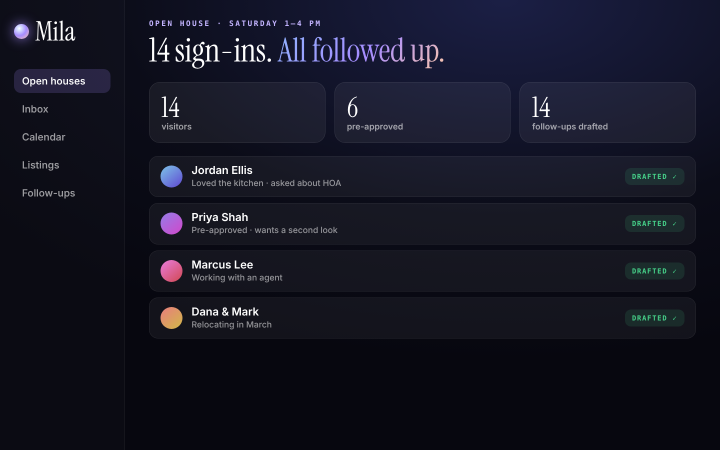
#> input picture mila-weekend/ui/screen_oh.png, 1440 x 900 px, given in place of kitchen-setup.png, which was not available (shown at 1/2 size)
$ python compose.py
#> lines starting #> are read from the running program, lines starting #| are printed output that depends on the picture; after the words box and inside, x2 and y2 are one past the last pixel; in counts of white or black regions, pixels touching at a corner belong together; pictures that were not available may be replaced by others from this repository, and a replacement may not be noted
"""Clean, graded photos for the TikTok: Mila UI replaces each laptop screen (perspective-matched), a depth-of-field blur
softens the foreground (business cards, flyers, printout addresses), then one warm premium grade. Works on up/ (EDSR x2)."""
import cv2, numpy as np
from PIL import Image
S = 2                                                         # up/ is 2x the original coordinates
SCREENS = {'kitchen-setup': ('oh', [(124, 594), (381, 568), (456, 751), (170, 860)]),
           'dining-setup': ('oh', [(351, 651), (548, 680), (498, 823), (291, 777)]),
           'listing-laptop': ('sh', [(330, 726), (686, 730), (682, 951), (316, 953)])}
DOF = {'kitchen-setup': (812, 940), 'dining-setup': (848, 905), 'listing-laptop': (975, 1035), 'living-room': None}   # foreground y0 -> y1 (full blur)
SPOTS = {'kitchen-setup': [(600, 728, 748, 805)], 'listing-laptop': [(134, 632, 244, 670), (84, 886, 270, 940)]}            # extra soft defocus patches
def screen(img, ui_name, quad, fern=False):
#> called with ui_name = 'oh', fern = True
    ui = cv2.imread(f'ui/screen_{ui_name}.png')[:, :, ::-1].astype(np.float32)
    q = np.float32(quad) * S; w = int(max(np.linalg.norm(q[1] - q[0]), np.linalg.norm(q[2] - q[3]))) * 2
    ui = cv2.resize(ui, (w, int(w * 900 / 1440)), interpolation=cv2.INTER_AREA)
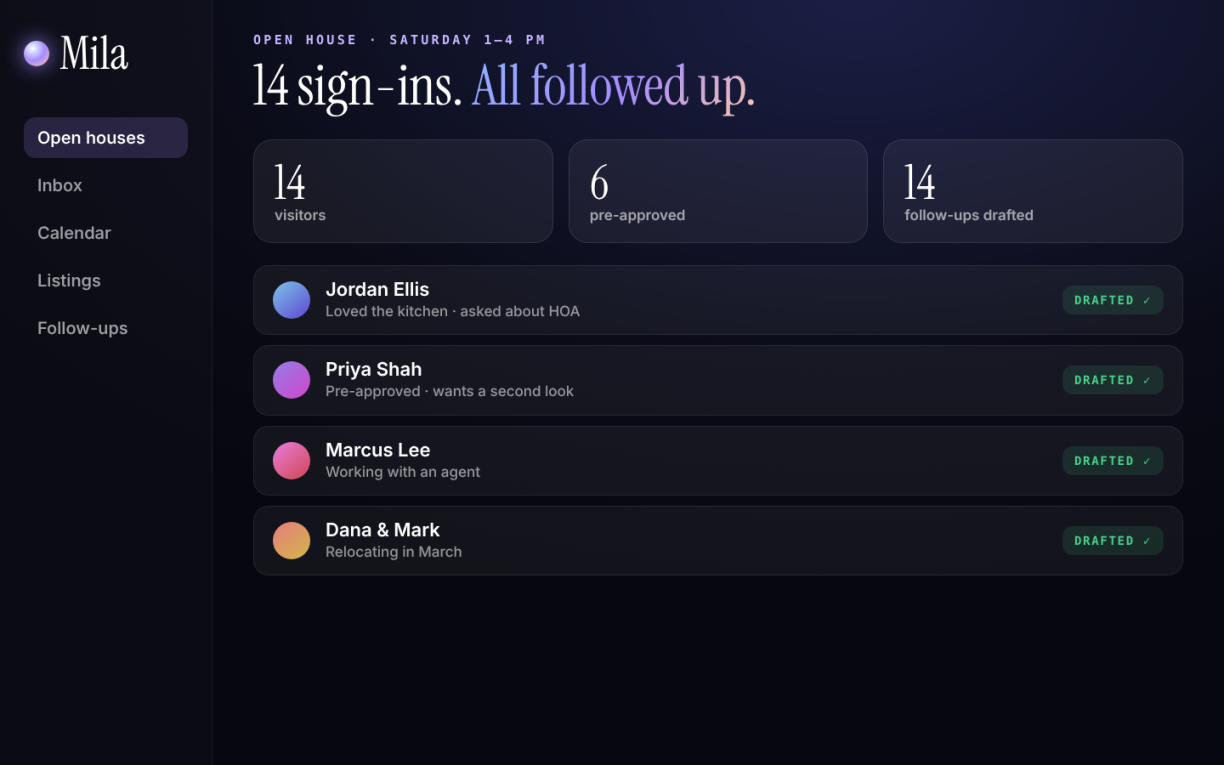
#> ui: shape (765, 1224, 3) float32; mean R, G, B 21.1, 21.9, 35.3
    h0, w0 = ui.shape[:2]
#> h0 = 765; w0 = 1224
    # screen look: slightly lifted blacks, a soft top-down gloss
    g = np.linspace(1, 0, h0)[:, None, None] ** 2 * 18; ui = ui * 0.93 + 10 + g
    M = cv2.getPerspectiveTransform(np.float32([[0, 0], [w0, 0], [w0, h0], [0, h0]]), q)
    warped = cv2.warpPerspective(ui, M, (img.shape[1], img.shape[0]), flags=cv2.INTER_LINEAR)
#> warped: shape (900, 1440, 3) float64; every value is 0
    mask = np.zeros(img.shape[:2], np.float32); cv2.fillConvexPoly(mask, np.int32(q), 1.0)
#> after `cv2.fillConvexPoly(mask, np.int32(q), 1.0)`: mask: shape (900, 1440) float32; every value is 0
    if fern:                                                 # keep the fern leaves that sit in front of the screen
        r, gg, b = img[..., 0].astype(np.int16), img[..., 1].astype(np.int16), img[..., 2].astype(np.int16)
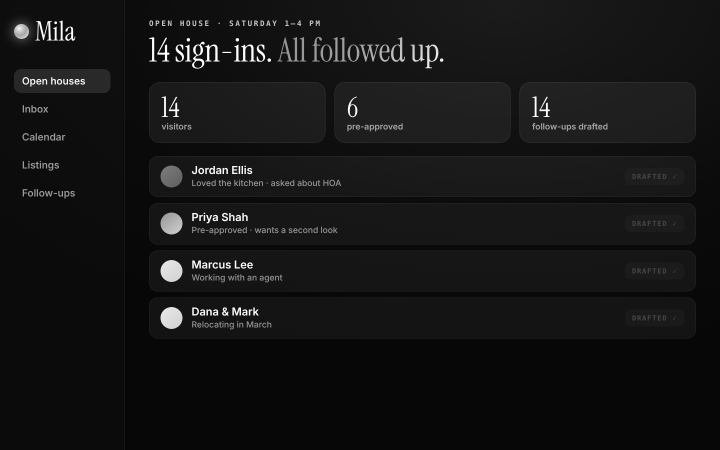
#> r: shape (900, 1440) int16 (shown at 1/2 size); min 7, max 255, mean 20.8
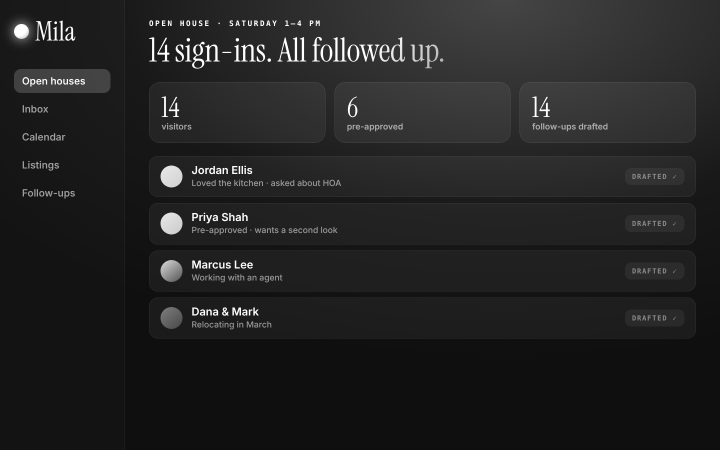
#> b: shape (900, 1440) int16 (shown at 1/2 size); min 15, max 255, mean 35
        leaf = ((gg > r + 8) & (gg > b + 4)).astype(np.uint8); leaf = cv2.morphologyEx(leaf, cv2.MORPH_OPEN, np.ones((3, 3), np.uint8))
#> after `leaf = ((gg > r + 8) & (gg > b + 4)).astype(np.uint8)`:
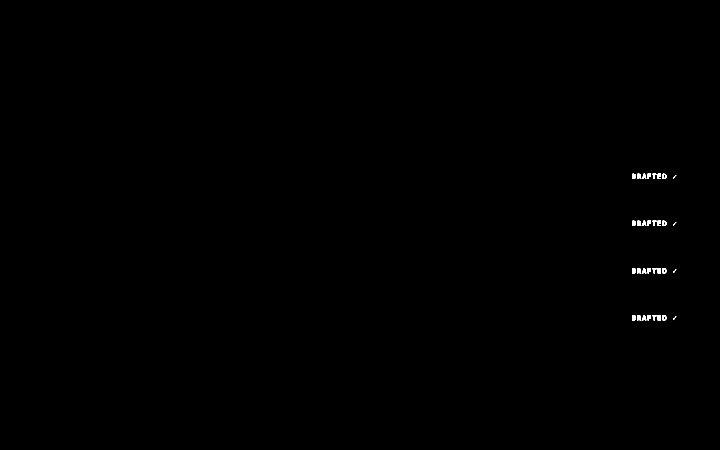
#> leaf: shape (900, 1440) (shown at 1/2 size); values 0 (black) and 1 (white), 0.14% white; 32 white regions (4 under 20 px), largest, box (x1, y1, x2, y2) and area: (1274, 441, 1283, 452) 72, (1274, 536, 1283, 547) 72, (1274, 630, 1283, 641) 72
#> after `leaf = cv2.morphologyEx(leaf, cv2.MORPH_OPEN, np.ones((3, 3), np.uint8`: leaf: shape (900, 1440); values 0 (black) and 1 (white), 0.12% white; 31 white regions (3 under 20 px), largest, box (x1, y1, x2, y2) and area: (1274, 441, 1282, 452) 67, (1274, 536, 1282, 547) 67, (1274, 630, 1282, 641) 67
        leaf = cv2.dilate(leaf, np.ones((3, 3), np.uint8)); mask *= 1 - leaf.astype(np.float32)
#> after `leaf = cv2.dilate(leaf, np.ones((3, 3), np.uint8))`:
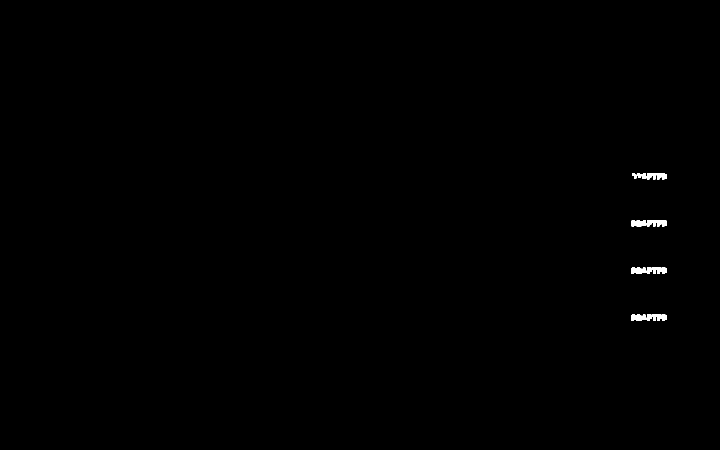
#> leaf: shape (900, 1440) (shown at 1/2 size); values 0 (black) and 1 (white), 0.21% white; 22 white regions, largest, box (x1, y1, x2, y2) and area: (1263, 535, 1283, 548) 236, (1263, 629, 1283, 642) 236, (1263, 440, 1283, 453) 233
    mask = cv2.GaussianBlur(mask, (0, 0), 1.2)[..., None]
    warped = cv2.GaussianBlur(warped, (0, 0), 0.7)
    return img * (1 - mask) + warped * mask
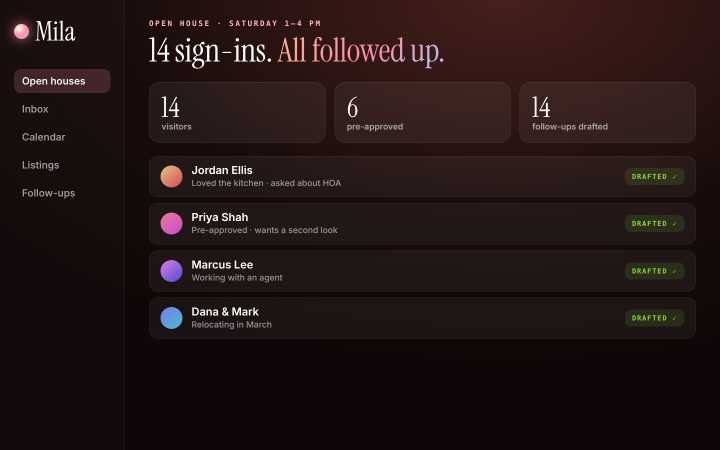
#> returned value: shape (900, 1440, 3) float64 (shown at 1/2 size); mean of channels 0, 1, 2 20.8, 21.6, 35; drawn as B, G, R
def defocus(img, name):
#> called with name = 'kitchen-setup'
    H, W = img.shape[:2]; R = np.zeros((H, W), np.float32)
#> after `H, W = img.shape[:2]`: H = 900; W = 1440
    if DOF.get(name): y0, y1 = (v * S for v in DOF[name]); ys = np.clip((np.arange(H) - y0) / (y1 - y0), 0, 1); R[:] = (ys * ys * (3 - 2 * ys))[:, None]
#> after `ys = np.clip((np.arange(H) - y0) / (y1 - y0), 0, 1)`: ys = 900 values from 0 to 0
    for (x0, y0, x1, y1) in SPOTS.get(name, []):
        m = np.zeros((H, W), np.float32); m[y0 * S:y1 * S, x0 * S:x1 * S] = 1; R = np.maximum(R, cv2.GaussianBlur(m, (0, 0), 14 * S) * 1.6)
    R = np.clip(R, 0, 1)
    levels = [0, 6, 14, 26, 44]; stack = [img] + [cv2.GaussianBlur(img, (0, 0), s * S / 2) for s in levels[1:]]
#> after `stack = [img] + [cv2.GaussianBlur(img, (0, 0), s * S / 2) for s in lev`: stack = 5 items
    pos = R * (len(levels) - 1); i = np.clip(pos.astype(int), 0, len(levels) - 2); f = (pos - i)[..., None]
    out = np.zeros_like(img)
    for k in range(len(levels) - 1):
        sel = (i == k)[..., None]; out += sel * (stack[k] * (1 - f) + stack[k + 1] * f)
    return out
def grade(img):
    x = img / 255.0
    x = x * 0.96 + 0.02                                                       # lifted blacks
    x = x + 0.10 * (x - 0.5) * (1 - np.abs(2 * x - 1))                         # gentle s-curve
    lum = x.mean(-1, keepdims=True); x = lum + (x - lum) * 1.08               # +8% saturation
    x = x * np.array([1.025, 1.0, 0.97]) + np.array([0.0, 0.0, 0.01]) * (1 - lum)   # warm highlights, cool-ish shadows
    return np.clip(x * 255, 0, 255)
for name in ['kitchen-setup', 'dining-setup', 'listing-laptop', 'living-room']:
    img = np.asarray(Image.open(f'up/{name}.png').convert('RGB')).astype(np.float32)
    if name in SCREENS: ui, q = SCREENS[name]; img = screen(img, ui, q, fern=(name == 'kitchen-setup'))
    img = defocus(img, name); img = grade(img)
    Image.fromarray(img.astype(np.uint8)).save(f'graded/{name}.jpg', quality=94); print('graded', name, img.shape)
#| graded kitchen-setup (900, 1440, 3)
#> pass 2 of the loop `for name in ['kitchen-setup', 'dining-setup', 'listing-laptop', 'livin..`:
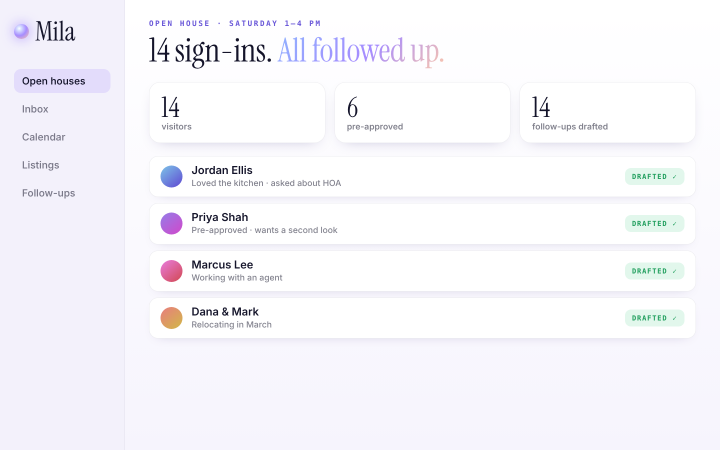
#> input picture mila-weekend/ui/screen_oh_light.png, 1440 x 900 px, given in place of dining-setup.png, which was not available (shown at 1/2 size)
#> in screen (call 2), `ui = cv2.resize(ui, (w, int(w * 900 / 1440)), interpolation=cv2.INTER_..`:
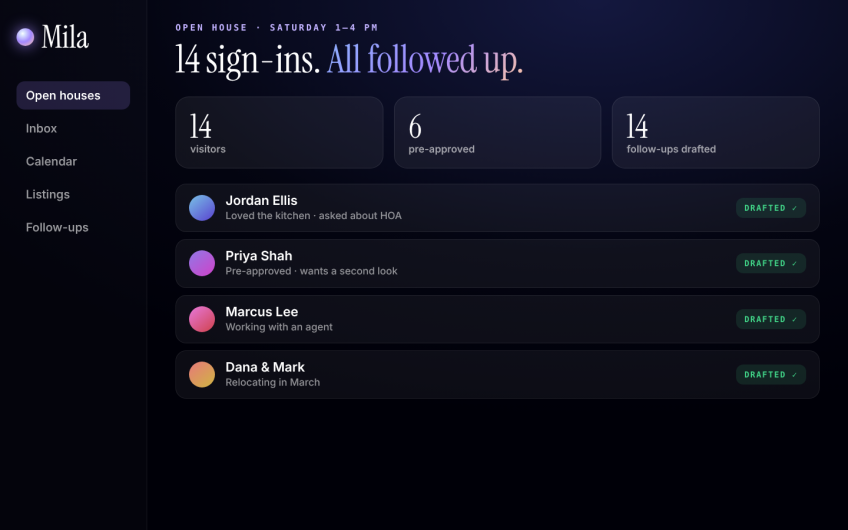
#> ui: shape (530, 848, 3) float32; mean R, G, B 20.8, 21.6, 35; drawn with min black and max white
#| graded dining-setup (900, 1440, 3)
#> (the run stopped early here; a loop or call above may not have finished)
